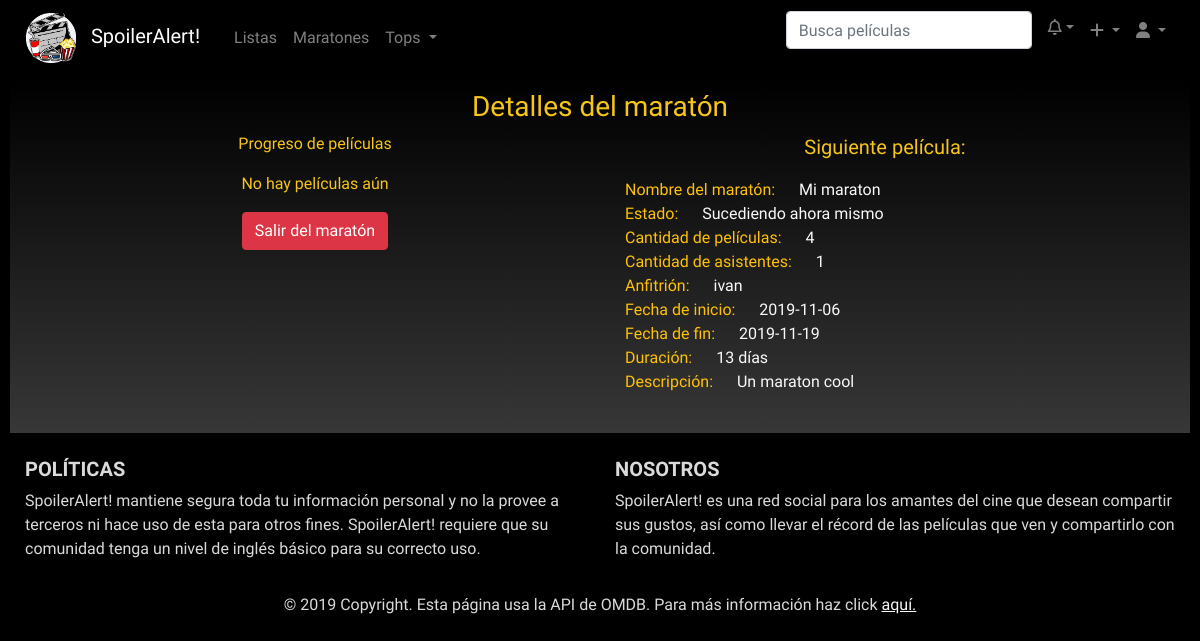
Page /views/menus/marathon.php?clave=1 (signed in) on the earlier database version.
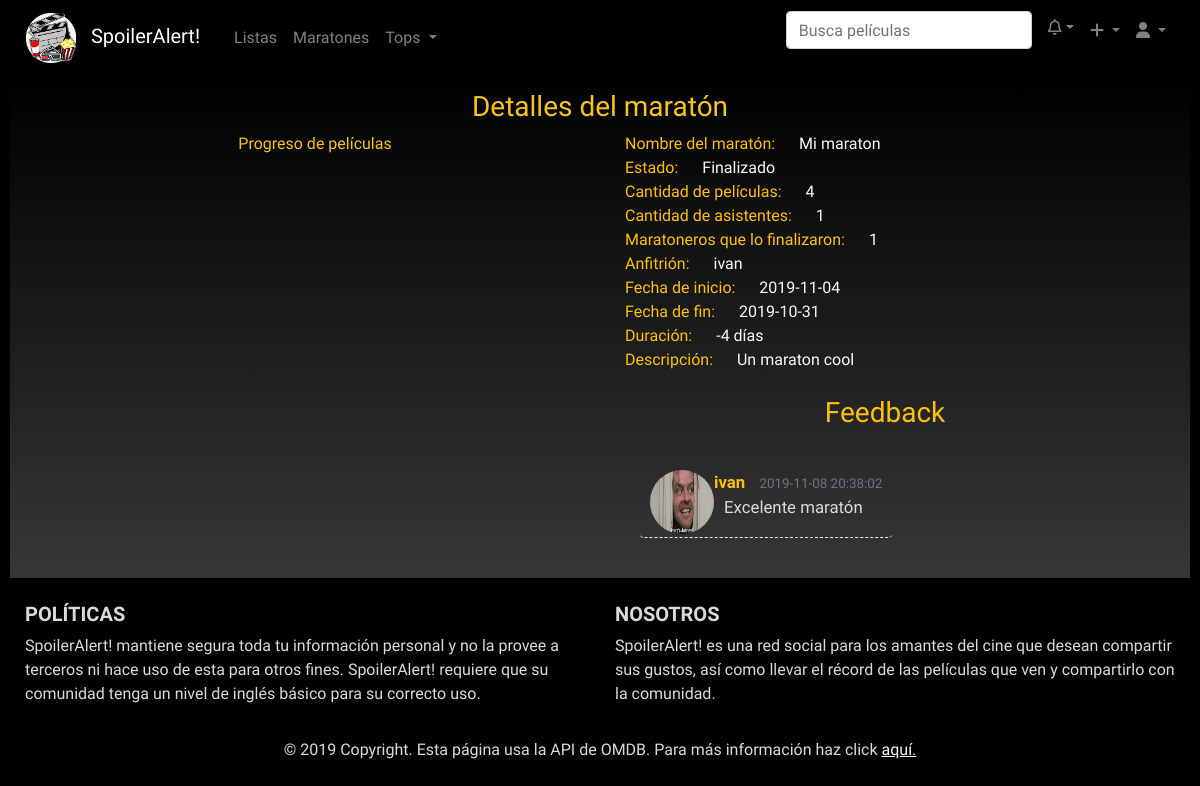
Same page on the later database version.
### tables this page shows
CREATE TABLE `maraton` (
  `clave` int(11) NOT NULL,
  `nombre` varchar(50) NOT NULL,
  `inicio` date NOT NULL,
  `fin` date NOT NULL,
  `descripcion` text NOT NULL,
  `tipo` text NOT NULL,
  `publico` text NOT NULL,
  `genero` text NOT NULL,
  `intencion` text NOT NULL,
  `razon` text NOT NULL,
  `estado` enum('pendiente','aceptado','rechazado','revision') NOT NULL,
  `creador` varchar(30) NOT NULL
);

CREATE TABLE `maraton_feedback` (
  `fecha` timestamp NOT NULL DEFAULT current_timestamp(),
  `texto` text NOT NULL,
  `usuario` varchar(30) NOT NULL,
  `maraton` int(11) NOT NULL
);

CREATE TABLE `usuario` (
  `username` varchar(30) NOT NULL,
  `password` varchar(30) NOT NULL,
  `email` varchar(50) NOT NULL,
  `imagen` varchar(100) DEFAULT '../../img/default-profile.png',
  `origen` timestamp NOT NULL DEFAULT current_timestamp(),
  `temporal` varchar(12) DEFAULT NULL
);

### php/Marathons.php (the view, shortened to what the changed rows need)
<?php
    include_once('Connection.php');
    class Marathons
    {
        public $key;
        public $user;
        public $maratonStatus;
        public $userStatus;
        public $estado;
        public $APIKey = "b27f9641";
        public function __construct($key)
        {
            $this->key = $key;
            $this->user = isset($_SESSION['username']) ? $_SESSION['username'] : "";
            $temp = new Connection();
            $conn = $temp->getConnection();
            $this->valid = ($temp->getCount($conn,
            "SELECT COUNT(*) FROM maraton WHERE clave = $key AND estado = 'aceptado' ")>0);
            $this->name = $temp->getCount($conn,"SELECT nombre FROM maraton WHERE clave = $key");
            if($this->user == "")
            {
                $this->userStatus = "unlogged";
            }
            else if($temp->getCount($conn,"SELECT COUNT(*) FROM maraton_asistencia WHERE maraton = $this->key AND usuario = '$this->user'") > 0)
            {
                $this->userStatus = "in";
            }
            else
            {
                $this->userStatus = "out";
            }
            $sql = "SELECT DATEDIFF(DATE(NOW()),inicio) as inicio,
            DATEDIFF(DATE(NOW()),fin) as fin
            FROM maraton WHERE clave = $this->key";
            $rs = mysqli_query($conn,$sql);
            $data = mysqli_fetch_assoc($rs);
            $inicio = $data['inicio'];
            $fin = $data['fin'];
            if($inicio<0)
            {
                $this->maratonStatus = "waiting";
                $this->estado = "Por empezar";
            }
            else if($fin>0 && $fin <= 7)
            {
                $this->maratonStatus = "feedback";
                $this->estado = "Finalizado";
            }
            else if($fin > 7)
            {
                $this->maratonStatus = "end";
                $this->estado = "Finalizado";
            }
            else
            {
                $this->maratonStatus = "happening";
                $this->estado = "Sucediendo ahora mismo";
            }
        }
        public function getButtons()
        {
            if($this->userStatus=="unlogged" && $this->maratonStatus = "waiting")
            {
                return
                '<button onclick="window.location.href = \'login.php\'"class="btn btn-warning">
                    Inicie sesión para entrar
                </button>';
            }
            if($this->userStatus == "in" && ($this->maratonStatus == "waiting" || $this->maratonStatus=="happening"))
            {
                return
                '<button onclick="exit('.$this->key.')" class="btn btn-danger">
                    Salir del maratón
                </button>';
            }
            return "&nbsp;";
        }
        public function getAssistance()
        {
            $temp = new Connection();
            $conn = $temp->getConnection();
            $out  = '<span class="text-warning">Cantidad de asistentes: </span>';
            $out .= '<span class="text-light">';
            $out .= $temp->getCount($conn,"SELECT COUNT(*) FROM maraton_asistencia WHERE maraton = $this->key");
            $out .='</span>';
            $out .= '<br>';
            if($this->maratonStatus=="end" || $this->maratonStatus=="feedback")
            {
                $out .= '<span class="text-warning">Maratoneros que lo finalizaron: </span>';
                $out .= '<span class="text-light">';
                $out .= $temp->getCount($conn,"SELECT COUNT(*) FROM maraton_asistencia WHERE maraton = $this->key AND estado = 'completo'");
                $out .='</span>';
                $out .= '<br>';
            }
            return $out;
        }
        public function getDetails()
        {
            $temp = new Connection();
            $conn = $temp->getConnection();
            $sql = "SELECT *,
            (SELECT COUNT(*) FROM maraton_peliculas WHERE maraton = maraton.clave) as cont
            FROM maraton WHERE clave = $this->key";
            $rs = mysqli_query($conn,$sql);
            if($rs && $rs->num_rows>0)
            {
                $data = mysqli_fetch_assoc($rs);
                $out = '<span class="text-warning">Nombre del maratón: </span>';
                $out .= '<span class="text-light">'.$data['nombre'].'</span>';
                $out .= '<br>';
                $out .= '<span class="text-warning">Estado: </span>';
                $out .= '<span class="text-light">'.$this->estado.'</span>';
                $out .= '<br>';
                $out .= '<span class="text-warning">Cantidad de películas: </span>';
                $out .= '<span class="text-light">'.$data['cont'].'</span>';
                $out .= '<br>';
                $out .= $this->getAssistance();
                $out .= '<span class="text-warning">Anfitrión: </span>';
                $out .= '<span class="text-light"><a  class="text-light" href="profile.php?user='.$data['creador'].'">'.$data['creador'].'</a></span>';
                $out .= '<br>';
                $out .= '<span class="text-warning">Fecha de inicio: </span>';
                $out .= '<span class="text-light">'.$data['inicio'].'</span>';
                $out .= '<br>';
                $out .= '<span class="text-warning">Fecha de fin: </span>';
                $out .= '<span class="text-light">'.$data['fin'].'</span>';
                $out .= '<br>';
                $start_date = strtotime($data['inicio']);
                $end_date = strtotime($data['fin']);
                $out .= '<span class="text-warning">Duración: </span>';
                $out .= '<span class="text-light">'.($end_date - $start_date)/60/60/24 .' días</span>';
                $out .= '<br>';
                $out .= '<span class="text-warning">Descripción: </span>';
                $out .= '<span class="text-light">'.$data['descripcion'].'</span>';
                $out .= '<br><br>';
                return $out;
            }
            else
            {
                return "<p>Error al obtener detalles</p>";
            }
        }
        public function getMovieBar()
        {
            $temp = new Connection();
            $conn = $temp->getConnection();
            $sql = ($this->userStatus=="in" && $this->maratonStatus!="waiting")?
            "SELECT *,
            (SELECT COUNT(*) FROM (SELECT * FROM maraton_progreso) as progreso
            WHERE progreso.maraton =maraton_progreso.maraton AND progreso.pelicula = maraton_progreso.pelicula ) as watchers
            FROM maraton_progreso WHERE maraton = $this->key AND usuario = '$this->user' ORDER BY fecha ASC"
            :
            "SELECT pelicula,
            (SELECT COUNT(*) FROM (SELECT * FROM maraton_progreso) as progreso
            WHERE progreso.maraton =maraton_peliculas.maraton AND progreso.pelicula = maraton_peliculas.pelicula ) as watchers  FROM maraton_peliculas WHERE maraton = $this->key ORDER BY orden ASC";
            $out =  ($this->userStatus=="in" && $this->maratonStatus!="waiting")?
            "<p>Progreso de películas</p>" : "<p>Películas del maratón</p>";
            $rs = mysqli_query($conn,$sql);
            if($rs && $rs->num_rows>0)
            {
                $out .=
                '<table class="table table-hover sa_table">
                    <tbody>';
                while($rs && $data = mysqli_fetch_assoc($rs))
                {
                    $mov = $data['pelicula'];
                    $url = "http://www.omdbapi.com/?apikey=$this->APIKey&i=$mov";
                    $content = file_get_contents($url);
                    $movie = json_decode($content,true);
                }
                $out .= '</tbody>
                </table>';
                return $out;
            }
            else
            {
                return $out. "<p>No hay películas aún</p>";
            }
        }
        public function getAction()
        {
            $temp = new Connection();
            $conn = $temp->getConnection();
            if($this->maratonStatus == "end")
            {
                $sql = "SELECT usuario.imagen as img, maraton_feedback.* FROM
                usuario, maraton_feedback WHERE maraton_feedback.maraton = $this->key
                AND usuario.username = maraton_feedback.usuario ORDER BY maraton_feedback.fecha ASC";
                $rs = mysqli_query($conn,$sql);
                if($rs && $rs->num_rows>0)
                {
                    $out =
                    '<h3 class="text-warning">Feedback</h3><div style="font-size:14px;"class="row bootstrap snippets reviews">
                        <div class="comment-wrapper">
                            <div class="panel panel-info">
                                <div class="panel-body">
                                    <div class="clearfix"></div>
                                    <hr>
                                    <div id="reviews rounded">
                                        <ul class="media-list" id="review-section">';
                    while($data = mysqli_fetch_assoc($rs))
                    {
                        $out .= '<li class="media rounded">';
                        $texto = $data['texto'];
                        $fecha = $data['fecha'];
                        $user = $data['usuario'];
                        $img = $data['img'];
                        $out.='<a href="profile.php?user='.$user.'" class="pull-left">';
                        $out.='<img src="'.$img.'" alt="Imagen" class="img-circle">';
                        $out.='</a>';
                        $out.='<div class="media-body">';
                        $out.='<a href="profile.php?user='.$user.'"><strong class="text-warning">'.$user.'&nbsp;</strong></a>';
                        $out .= '<small class="text-muted">'.$fecha.'</small>';
                        $out.='<p>'.$texto.'</p>';
                        $out.='</div>';
                        $out .= '</li>';
                    }
                    $out .=
                                        '</ul>
                                    </div>
                                </div>
                            </div>
                        </div>
                    </div>';
                    return $out;
                }
                else
                {
                    return "<p>No se reportaron feedbacks de este maratón</p>";
                }
            }
            else if($this->userStatus == "in")
            {
                if($this->maratonStatus =="happening")
                {
                    $sql = "SELECT pelicula FROM maraton_peliculas
                    WHERE maraton = $this->key AND pelicula NOT IN
                    (SELECT pelicula FROM maraton_progreso WHERE usuario = '$this->user' AND maraton = $this->key)
                    ORDER BY orden ASC LIMIT 1";
                    $rs = mysqli_query($conn,$sql);
                    if($rs && $rs->num_rows>0)
                    {
                        $out = ' <p>Siguiente película:</p>';
                        if($data = mysqli_fetch_assoc($rs))
                        {
                            $mov = $data['pelicula'];
                            $url = "http://www.omdbapi.com/?apikey=$this->APIKey&i=$mov";
                            $content = file_get_contents($url);
                            $movie = json_decode($content,true);
                        }
                        return $out;
                    }
                }
            }
        }
    }
?>

### views/menus/marathon.php (shortened to what the changed rows need)
<html lang="es">
<head>
    <?php
    include($_SERVER['DOCUMENT_ROOT'] . '/SpoilerAlert/php/Marathons.php');
    $marathon = new Marathons($_GET['clave']);
    ?>
    <link rel="stylesheet" href="https://stackpath.bootstrapcdn.com/bootstrap/4.3.1/css/bootstrap.min.css">
    <link href="../../css/index.css" rel="stylesheet">
    <link href="../../css/styles.css" rel="stylesheet">
    <link href="../../css/communication.css" rel="stylesheet">
    <link href="../../css/profile.css" rel="stylesheet">
</head>
<body>
    <?php getNavBar() ?>
    <div class="sa_movie">
        <div class="container">
            <div class="row">
                <div class="col-md-6">
                    <div>
                        <?php echo $marathon->getMovieBar() ?>
                    </div>
                    <div id="buttons">
                        <?php echo $marathon->getButtons(); ?>
                    </div>
                </div>
                <div class="col-md-6">
                    <?php
                    if ($marathon->maratonStatus == "happening" && $marathon->userStatus == "in") {
                        ?>
                        <div class="sa_progress">
                            <?php echo $marathon->getAction(); ?>
                        </div>
                        <div id="details" style="text-align:left;">
                            <?php echo $marathon->getDetails(); ?>
                        </div>
                    <?php
                    } else { ?>
                        <div style="text-align:left;">
                            <?php echo $marathon->getDetails(); ?>
                        </div>
                        <div class="sa_progress">
                            <?php echo $marathon->getAction(); ?>
                        </div>
                    <?php
                    } ?>
                </div>
            </div>
        </div>
    </div>
</body>
</html>

Differences in the rows shown:
changed maraton "Mi maraton": inicio "2019-11-06" → "2019-11-04"; fin "2019-11-19" → "2019-10-31"; ($end_date - $start_date)/60/60/24 "13" → "-4"
added maraton_feedback: usuario.imagen (picture), usuario "ivan", fecha "2019-11-08 20:38:02", texto "Excelente maratón"
Other differences:
$this->estado: "Sucediendo ahora mismo" → "Finalizado"
$marathon->getDetails(): (not shown) → "1"
$marathon->getDetails(): "1" → (not shown)
text no longer shown: "No hay películas aún Salir del maratón Siguiente película:"
text now shown: "Maratoneros que lo finalizaron: 1 Feedback"
